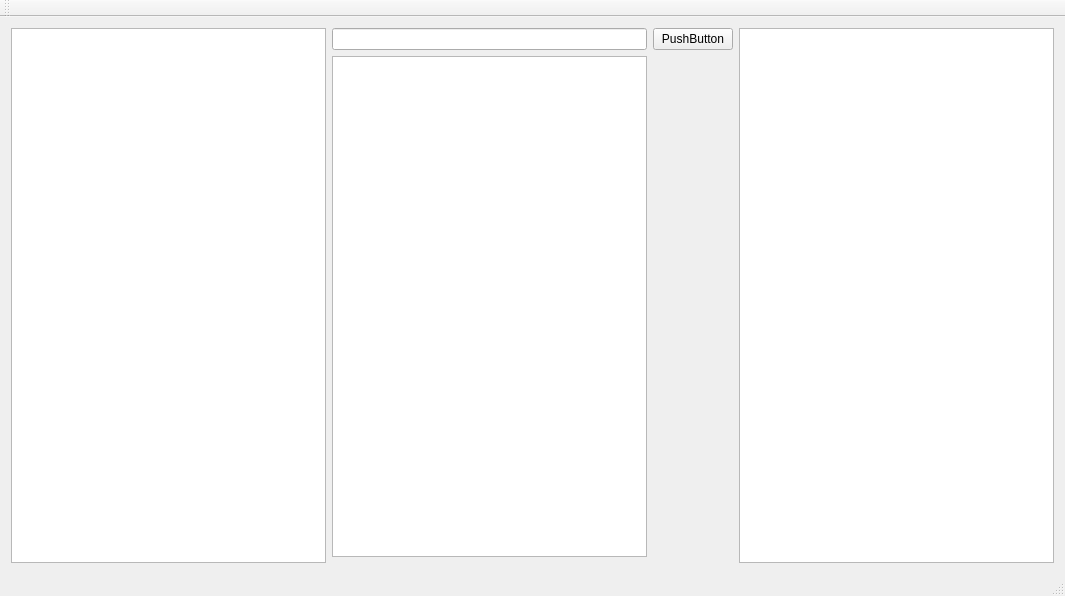
<?xml version="1.0" encoding="UTF-8"?>
<ui version="4.0">
 <class>Qt3Class</class>
 <widget class="QMainWindow" name="Qt3Class">
  <property name="geometry">
   <rect>
    <x>0</x>
    <y>0</y>
    <width>1065</width>
    <height>596</height>
   </rect>
  </property>
  <property name="windowTitle">
   <string>Qt3</string>
  </property>
  <widget class="QWidget" name="centralWidget">
   <layout class="QGridLayout" name="gridLayout">
    <item row="1" column="1">
     <widget class="QTableView" name="parse_tab"/>
    </item>
    <item row="0" column="0" rowspan="3">
     <widget class="QListView" name="normal_list"/>
    </item>
    <item row="0" column="4" rowspan="3">
     <widget class="QTableView" name="process_tab"/>
    </item>
    <item row="0" column="2">
     <widget class="QPushButton" name="pushButton">
      <property name="text">
       <string>PushButton</string>
      </property>
     </widget>
    </item>
    <item row="0" column="1">
     <widget class="QLineEdit" name="string_in"/>
    </item>
   </layout>
  </widget>
  <widget class="QMenuBar" name="menuBar">
   <property name="geometry">
    <rect>
     <x>0</x>
     <y>0</y>
     <width>1065</width>
     <height>23</height>
    </rect>
   </property>
  </widget>
  <widget class="QToolBar" name="mainToolBar">
   <attribute name="toolBarArea">
    <enum>TopToolBarArea</enum>
   </attribute>
   <attribute name="toolBarBreak">
    <bool>false</bool>
   </attribute>
  </widget>
  <widget class="QStatusBar" name="statusBar"/>
 </widget>
 <layoutdefault spacing="6" margin="11"/>
 <resources>
  <include location="Qt3.qrc"/>
 </resources>
 <connections/>
</ui>
